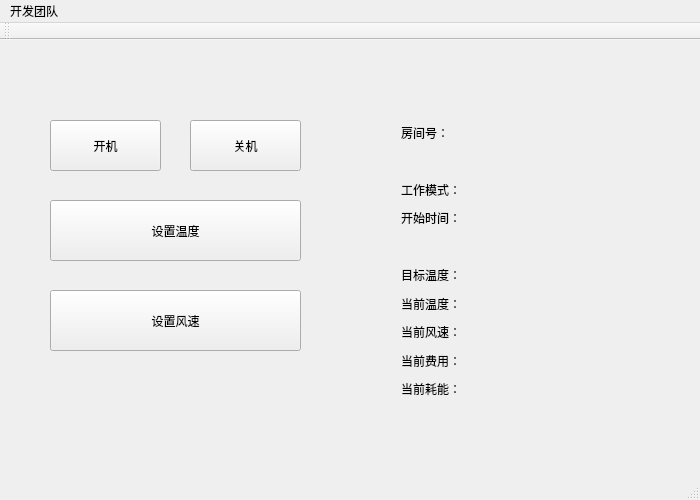
<?xml version="1.0" encoding="UTF-8"?>
<ui version="4.0">
 <class>Extension</class>
 <widget class="QMainWindow" name="Extension">
  <property name="geometry">
   <rect>
    <x>0</x>
    <y>0</y>
    <width>700</width>
    <height>500</height>
   </rect>
  </property>
  <property name="minimumSize">
   <size>
    <width>700</width>
    <height>500</height>
   </size>
  </property>
  <property name="maximumSize">
   <size>
    <width>700</width>
    <height>500</height>
   </size>
  </property>
  <property name="windowTitle">
   <string>Extension</string>
  </property>
  <widget class="QWidget" name="centralWidget">
   <widget class="QPushButton" name="open_extension">
    <property name="geometry">
     <rect>
      <x>50</x>
      <y>80</y>
      <width>111</width>
      <height>51</height>
     </rect>
    </property>
    <property name="text">
     <string>开机</string>
    </property>
   </widget>
   <widget class="QPushButton" name="close_extension">
    <property name="geometry">
     <rect>
      <x>190</x>
      <y>80</y>
      <width>111</width>
      <height>51</height>
     </rect>
    </property>
    <property name="text">
     <string>关机</string>
    </property>
   </widget>
   <widget class="QPushButton" name="set_temperature">
    <property name="geometry">
     <rect>
      <x>50</x>
      <y>160</y>
      <width>251</width>
      <height>61</height>
     </rect>
    </property>
    <property name="text">
     <string>设置温度</string>
    </property>
   </widget>
   <widget class="QPushButton" name="set_wind">
    <property name="geometry">
     <rect>
      <x>50</x>
      <y>250</y>
      <width>251</width>
      <height>61</height>
     </rect>
    </property>
    <property name="text">
     <string>设置风速</string>
    </property>
   </widget>
   <widget class="QWidget" name="gridLayoutWidget">
    <property name="geometry">
     <rect>
      <x>390</x>
      <y>70</y>
      <width>281</width>
      <height>301</height>
     </rect>
    </property>
    <layout class="QGridLayout" name="gridLayout">
     <item row="7" column="0">
      <widget class="QLabel" name="current_wind">
       <property name="text">
        <string>当前风速：</string>
       </property>
      </widget>
     </item>
     <item row="6" column="0">
      <widget class="QLabel" name="current_temp">
       <property name="text">
        <string>当前温度：</string>
       </property>
      </widget>
     </item>
     <item row="0" column="0">
      <widget class="QLabel" name="room_num">
       <property name="text">
        <string>房间号：</string>
       </property>
      </widget>
     </item>
     <item row="1" column="0">
      <widget class="QLabel" name="label_18">
       <property name="text">
        <string/>
       </property>
      </widget>
     </item>
     <item row="6" column="1">
      <widget class="QLabel" name="current_temp_input">
       <property name="text">
        <string/>
       </property>
      </widget>
     </item>
     <item row="5" column="1">
      <widget class="QLabel" name="target_temp_input">
       <property name="text">
        <string/>
       </property>
      </widget>
     </item>
     <item row="3" column="1">
      <widget class="QLabel" name="start_time_input">
       <property name="text">
        <string/>
       </property>
      </widget>
     </item>
     <item row="2" column="1">
      <widget class="QLabel" name="working_mode_input">
       <property name="text">
        <string/>
       </property>
      </widget>
     </item>
     <item row="0" column="1">
      <widget class="QLabel" name="room_num_input">
       <property name="text">
        <string/>
       </property>
      </widget>
     </item>
     <item row="4" column="0">
      <widget class="QLabel" name="label_17">
       <property name="text">
        <string/>
       </property>
      </widget>
     </item>
     <item row="3" column="0">
      <widget class="QLabel" name="start_time">
       <property name="text">
        <string>开始时间：</string>
       </property>
      </widget>
     </item>
     <item row="2" column="0">
      <widget class="QLabel" name="working_mode">
       <property name="text">
        <string>工作模式：</string>
       </property>
      </widget>
     </item>
     <item row="5" column="0">
      <widget class="QLabel" name="target_temp">
       <property name="text">
        <string>目标温度：</string>
       </property>
      </widget>
     </item>
     <item row="9" column="0">
      <widget class="QLabel" name="current_fee">
       <property name="text">
        <string>当前费用：</string>
       </property>
      </widget>
     </item>
     <item row="9" column="1">
      <widget class="QLabel" name="current_fee_input">
       <property name="text">
        <string/>
       </property>
      </widget>
     </item>
     <item row="7" column="1">
      <widget class="QLabel" name="current_wind_input">
       <property name="text">
        <string/>
       </property>
      </widget>
     </item>
     <item row="10" column="0">
      <widget class="QLabel" name="current_energy">
       <property name="text">
        <string>当前耗能：</string>
       </property>
      </widget>
     </item>
     <item row="10" column="1">
      <widget class="QLabel" name="current_energy_input">
       <property name="text">
        <string/>
       </property>
      </widget>
     </item>
    </layout>
   </widget>
  </widget>
  <widget class="QMenuBar" name="menuBar">
   <property name="geometry">
    <rect>
     <x>0</x>
     <y>0</y>
     <width>700</width>
     <height>26</height>
    </rect>
   </property>
   <widget class="QMenu" name="menu">
    <property name="title">
     <string>开发团队</string>
    </property>
    <addaction name="actionLorewalker"/>
   </widget>
   <addaction name="menu"/>
  </widget>
  <widget class="QToolBar" name="mainToolBar">
   <attribute name="toolBarArea">
    <enum>TopToolBarArea</enum>
   </attribute>
   <attribute name="toolBarBreak">
    <bool>false</bool>
   </attribute>
  </widget>
  <widget class="QStatusBar" name="statusBar"/>
  <action name="actionLorewalker">
   <property name="text">
    <string>Lorewalker</string>
   </property>
  </action>
 </widget>
 <layoutdefault spacing="6" margin="11"/>
 <resources/>
 <connections/>
</ui>
